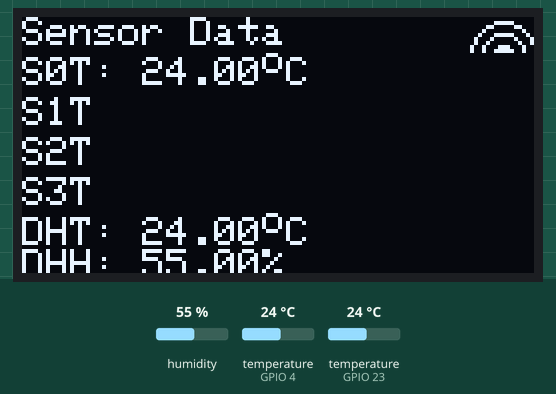
Recording of a sketch running on a simulated ESP32. On the bench: 128×64 one-colour display. The inputs (shaded band) are chosen by the test bench; at power-on: humidity 55 %, temperature (sensors on GPIO 4, GPIO 23) 24 °C. WiFi joins after 1.5 s; servers stay silent unless stated; what the sketch prints to the serial monitor is not drawn.

Above: at 6.6 s.
6.7 s: humidity set to 22 %
At 10.0 s:
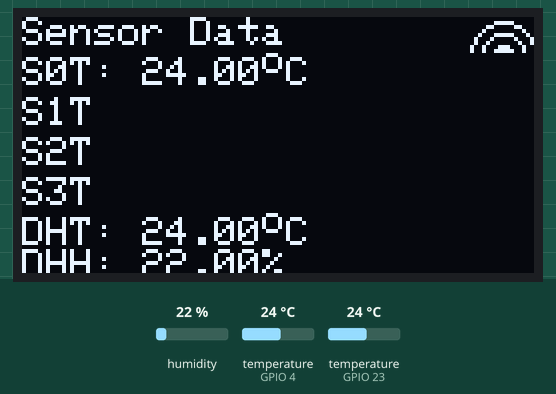
11.1 s: temperature (sensor on GPIO 4) set to 12 °C
At 12.1 s:
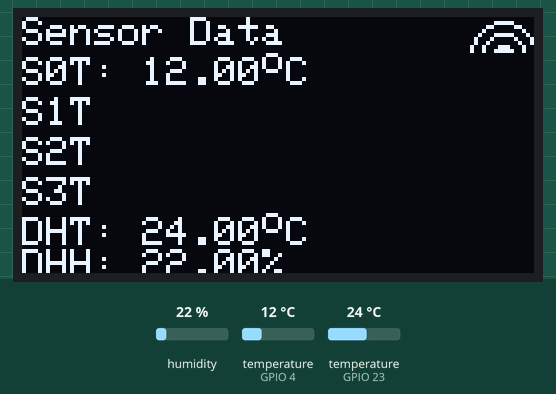
13.6 s: temperature (sensor on GPIO 23) set to 12 °C
At 17.9 s:
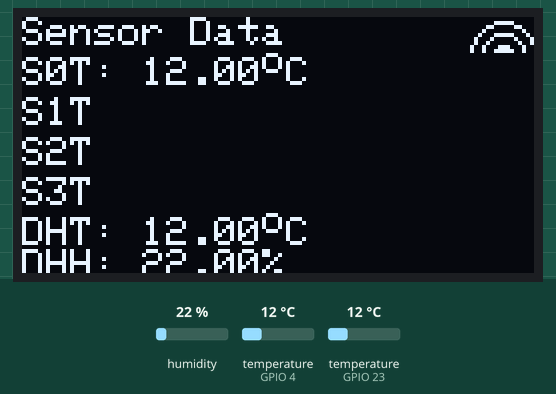
18.2 s: temperature (sensor on GPIO 4) set to 19 °C
20.7 s: humidity set to 40 %
At 24.7 s:
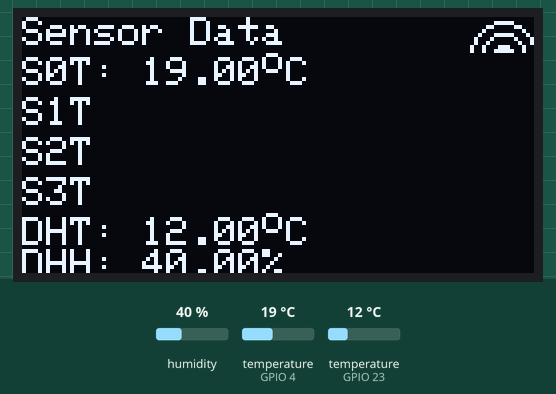
25.4 s: temperature (sensor on GPIO 4) set to 28 °C
At 26.9 s:
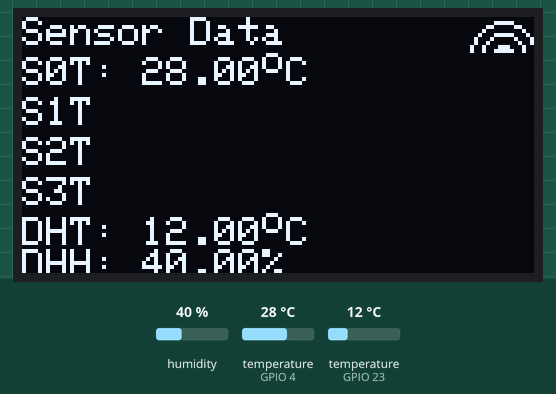
Timing chart, 0 to 28.4 s (numbered marks = the images above; inputs shaded):
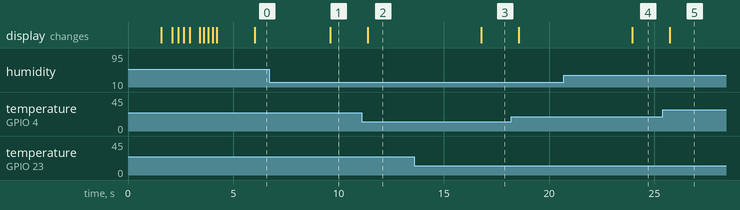

The sketch:

sketch.ino
```cpp
#include <Wire.h>
#include <Adafruit_GFX.h>
#include <Adafruit_SSD1306.h>
#include <OneWire.h>
#include <DallasTemperature.h>
#include "DHT.h"
#include <WiFi.h>

#define WIFI_SSID "Sandaruwan's iPhone"
#define WIFI_PASS "sandaru119"

#define SCREEN_WIDTH 128
#define SCREEN_HEIGHT 64
#define ONE_WIRE_BUS 4
#define DHTPIN 23
#define DHTTYPE DHT22

#define RACK_X 8
#define RACK_Y 11
#define RACK_W 112
#define RACK_H 50

OneWire oneWire(ONE_WIRE_BUS);
DallasTemperature sensors(&oneWire);
DHT dht(DHTPIN, DHTTYPE);
Adafruit_SSD1306 display(SCREEN_WIDTH, SCREEN_HEIGHT, &Wire, -1);

void rackDrawing (bool isInverted) {
    display.setTextSize(1);
    if (isInverted) {
        display.fillRect(0, 0, SCREEN_WIDTH, 10, WHITE);
        display.setTextColor(BLACK);
    }
    display.setCursor(14, 1);
    display.print(F("[ NAF SERVERS ]"));
    display.setTextColor(INVERSE);
    display.drawRect(RACK_X, RACK_Y, RACK_W, RACK_H, WHITE);
}


void slotDrawing (int i, bool isOnline){
    const int y = RACK_Y + 2 + i * 12;
    display.drawRect(RACK_X + 4, y, RACK_W - 8, 10, WHITE);
    display.fillRect(RACK_X + 8, y + 3, 4, 4, isOnline ? WHITE : BLACK);

    if (!isOnline) display.drawRect(RACK_X + 8, y + 3, 4, 4, WHITE);
    display.setCursor(RACK_X + 16, y + 2);
    display.print(F("SV-"));
    display.print(i + 1);

    if (isOnline) {
        display.fillRect(RACK_X + RACK_W - 20, y + 3, 14, 4, WHITE);
    } else {
        display.drawRect(RACK_X + RACK_W - 20, y + 3, 14, 4, WHITE);
    }
}

void drawWifiIcon(int16_t x, int16_t y, bool connected) {
    int16_t cx = x + 7;
    int16_t cy = y + 9;

    display.drawCircle(cx, cy, 8, WHITE); // outer arc
    display.drawCircle(cx, cy, 5, WHITE); // mid arc
    display.fillCircle(cx, cy, 2, WHITE); // dot
    display.fillRect(cx - 8, cy, 17, 10, BLACK); // mask bottom half

    if (!connected) {
        display.drawLine(x, y + 8, x + 14, y, WHITE); // strike-through
    }
}

void playStartAnime () {
    // rack frame and title
    display.clearDisplay();
    rackDrawing(false);
    display.display();
    delay(500);

    // slots
    for (int i = 0; i < 4; i++) {
        slotDrawing(i, false);
        display.display();
        delay(250);
    }
    delay(200);

    // slot blinking
    for (int b = 0; b < 4; b++) {
    display.clearDisplay();
    rackDrawing(false);
    for (int i = 0; i < 4; i++) slotDrawing(i, b % 2 == 0);
        display.display();
        delay(180);
    }

    // slots full color
    display.clearDisplay();
    rackDrawing(true);
    for (int i = 0; i < 4; i++) {
        slotDrawing(i, true);
    }
    display.display();
    delay(1000);
}

void setup() {
    Serial.begin(115200);

    WiFi.mode(WIFI_STA);
    WiFi.begin(WIFI_SSID, WIFI_PASS);
    Serial.print(F("Connecting to WiFi"));
    unsigned long wifiStart = millis();
    while (WiFi.status() != WL_CONNECTED && millis() - wifiStart < 10000) {
        delay(500);
        Serial.print('.');
    }
    Serial.println();
    if (WiFi.status() == WL_CONNECTED) {
        Serial.print(F("Connected. IP: "));
        Serial.println(WiFi.localIP());
    } else {
        Serial.println(F("WiFi timeout. Skipping."));
    }

    dht.begin();
    sensors.begin();

    if (!display.begin(SSD1306_SWITCHCAPVCC, 0x3C)) {
        Serial.println(F("OLED failed"));
        while (true);
    }

    display.setTextColor(WHITE);
    playStartAnime();
}

void loop() {
    const float dhtTemp = dht.readTemperature();
    const float dhtHum = dht.readHumidity();
    const int sensorCount = sensors.getDeviceCount();

    sensors.requestTemperatures();
    display.clearDisplay();
    display.setTextSize(1);
    display.setCursor(0, 0);
    display.println(F("Sensor Data"));
    drawWifiIcon(113, 0, WiFi.status() == WL_CONNECTED);

    for (int i = 0; i < 4; i++) {
        display.setCursor(0, (i + 1) * 10);
        display.print('S');
        display.print(i);
        display.print('T');
        if (i < sensorCount) {
            const float tempC = sensors.getTempCByIndex(i);
            if (tempC == DEVICE_DISCONNECTED_C) {
                display.println(F(": Err"));
            } else {
                display.print(F(": "));
                display.print(tempC, 2);
                display.drawCircle(display.getCursorX() + 2, display.getCursorY() + 1, 2, WHITE);
                display.setCursor(display.getCursorX() + 6, display.getCursorY());
                display.print('C');
            }
        }
    }

    display.setCursor(0, 50);
    if (isnan(dhtTemp) || isnan(dhtHum)) {
        display.println(F("DHT Error"));
    } else {
        display.print(F("DHT: "));
        display.print(dhtTemp, 2);
        display.drawCircle(display.getCursorX() + 2, display.getCursorY() + 1, 2, WHITE);
        display.setCursor(display.getCursorX() + 6, display.getCursorY());
        display.println(F("C"));

        display.print(F("DHH: "));
        display.print(dhtHum, 2);
        display.println(F("%"));
    }

    display.display();
    delay(1000);
}
```

Measured:
- after the input at 6.7 s, the display: changes after 2.9 s (image 1)
- after the input at 11.1 s, the display: changes after 0.29 s (image 2)
- after the input at 13.6 s, the display: changes after 3.2 s (image 3)
- after the input at 20.7 s, the display: changes after 3.2 s (image 4)
- after the input at 25.4 s, the display: changes after 0.33 s (image 5)
